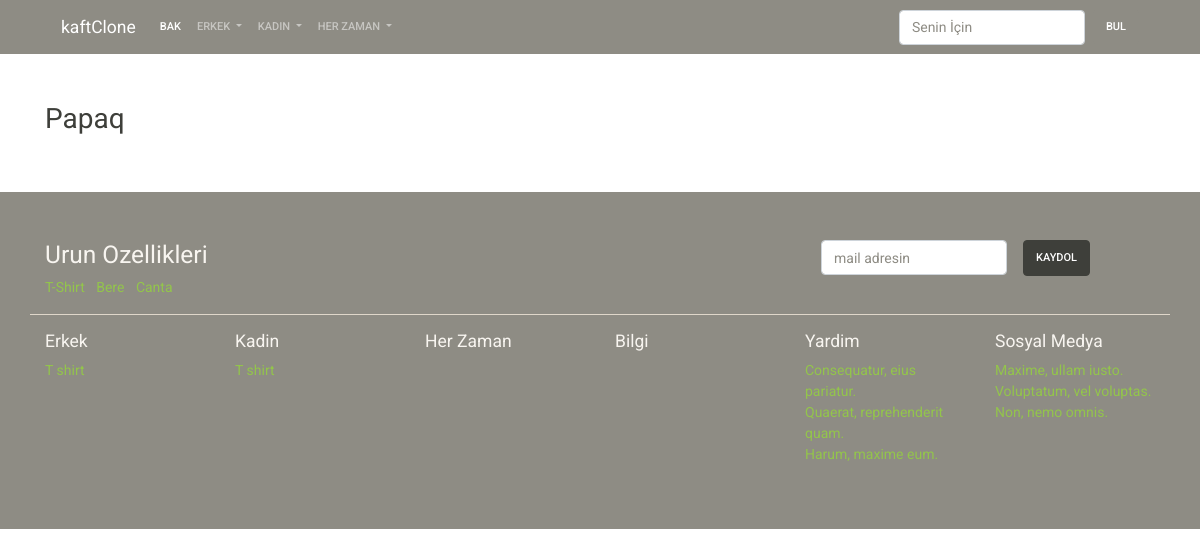
Before: /papaq with the older database file.
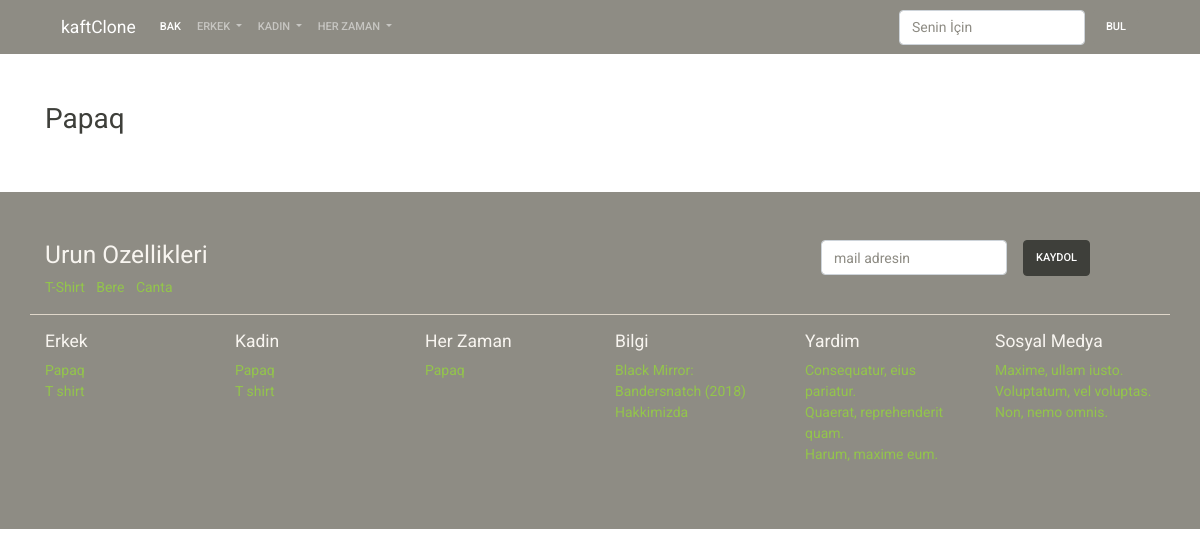
After: the same page with the newer database file.
### product/models.py (models this page shows)
class Category(models.Model):
    title = models.CharField(max_length=200)
    slug = models.SlugField(
        max_length=200,
        default="",
    )
    status = models.CharField(
        default=DEFAULT_STATUS,
        choices=STATUS,
        max_length=10,
    )
    gender = models.CharField(
        max_length=6,
        default = 'unisex',
        choices = GENDER_CHOICE
        )
    createt_at = models.DateTimeField(auto_now_add=True)
    updated_at = models.DateTimeField(auto_now=True)
    def __str__(self):
        return f"{self.pk +1000}-{self.gender} - {self.title}"

### page/models.py (models this page shows)
class Page(models.Model):
    title = models.CharField(max_length=200)
    slug = models.SlugField(
        max_length=200,
        default="",
    )
    content = models.TextField()
    cover_image = models.ImageField(
        upload_to='page',
        null=True,
        blank=True,
    )
    status = models.CharField(
        default=DEFAULT_STATUS,
        choices=STATUS,
        max_length=10,
    )
    createt_at = models.DateTimeField(auto_now_add=True)
    updated_at = models.DateTimeField(auto_now=True)

### product/views.py (the view)
# urls.py: path('<slug:category_slug>', category_show, name = 'category_show'),
def category_show(request, category_slug):
    context = dict()
    context['category'] = get_object_or_404(Category, slug = category_slug)
    context['items'] = Product.objects.filter(
        category = context['category'],
        status = 'published',
        stock__gte = 1,
    )
    return render(request, 'product/category_show.html', context)

### kaft_clone/nav_context.py (called while the page is built)
def nav_data(request):
    context = dict()
    context['categories'] = Category.objects.filter(
        status = STATUS
    ).order_by('title')
    context['pages']= Page.objects.filter(
        status = STATUS
    ).order_by('title')
    return context

### templates/product/category_show.html (shortened to what this page needs)
{% extends 'base/base.html' %}
{% block content %}
<div class="container mt-5">
    <div class="row">
        <div class="col-sm-12 ">
            <h2>{{ category.title }}</h2>
        </div>
    </div>
</div>
{% endblock %}

### templates/base/components/footer.html (shortened to what this page needs)
<div class="bg-dark py-5 mt-5">
    <div class="container">
        <div class="row">
            <div class="col-sm-8">
                <h3 class="text-light">Urun Ozellikleri</h3>
                <ul class="list-inline">
                    <li class="list-inline-item">
                        <a href="">T-Shirt</a>
                    </li>
                    <li class="list-inline-item">
                        <a href="">Bere</a>
                    </li>
                    <li class="list-inline-item">
                        <a href="">Canta</a>
                    </li>
                </ul>
            </div>
            <div class="col-sm-4">
                <form class="form-inline">
                    <div class="form-group mx-sm-3 mb-2">
                        <input type="email" class="form-control" id="ebulten" placeholder="mail adresin">
                    </div>
                    <button type="submit" class="btn btn-dark mb-2">Kaydol</button>
                </form>
            </div>
        </div>
        <div class="row border-top mb-3"></div>
        <div class="row">
            <div class="col-sm-2">
                <h5 class="text-light">Erkek</h5>
                <ul class="list-unstyled">
                    {% for category_item in categories %}
                    {% if category_item.gender == 'men' or category_item.gender == 'unisex' %}
                    <li>
                        <a class="list-item"
                            href="{% url 'category_show' category_item.slug %}">{{category_item.title}}</a>
                    </li>
                    {% endif %}
                    {% endfor %}
                </ul>
            </div>
            <div class="col-sm-2">
                <h5 class="text-light">Kadin</h5>
                <ul class="list-unstyled">
                    {% for category_item in categories %}
                    {% if category_item.gender == 'women' or category_item.gender == 'unisex' %}
                    <li><a class="list-item"
                            href="{% url 'category_show' category_slug=category_item.slug%}">{{category_item.title}}</a>
                    </li>
                    {% endif %}
                    {% endfor %}
                </ul>
            </div>
            <div class="col-sm-2">
                <h5 class="text-light">Her Zaman</h5>
                <ul class="list-unstyled">
                    {% for category_item in categories %}
                    {% if category_item.gender == 'unisex' %}
                    <li>
                        <a class="list-item"
                            href="{% url 'category_show' category_slug=category_item.slug %}">{{category_item.title}}</a>
                    </li>
                    {% endif %}
                    {% endfor %}
                </ul>
            </div>
            <div class="col-sm-2">
                <h5 class="text-light">Bilgi</h5>
                <ul class="list-unstyled">
                    {% for item in pages %}
                    <li><a href="{% url 'page_show' item.slug %}">{{item.title}}</a></li>
                    {% endfor %}
                </ul>
            </div>
            <div class="col-sm-2">
                <h5 class="text-light">Yardim</h5>
                <ul class="list-unstyled">
                    <li><a href="">Consequatur, eius pariatur.</a></li>
                    <li><a href="">Quaerat, reprehenderit quam.</a></li>
                    <li><a href="">Harum, maxime eum.</a></li>
                </ul>
            </div>
            <div class="col-sm-2">
                <h5 class="text-light">Sosyal Medya</h5>
                <ul class="list-unstyled text-white">
                    <li><a href="">Maxime, ullam iusto.</a></li>
                    <li><a href="">Voluptatum, vel voluptas.</a></li>
                    <li><a href="">Non, nemo omnis.</a></li>
                </ul>
            </div>
        </div>
    </div>
</div>

Changed rows visible on the page:
now on one of the page's lists (row edited): Category: title "Papaq"
now on this page (row edited): Page: title "Black Mirror: Bandersnatch (2018)"
added Page: title "Hakkimizda"
